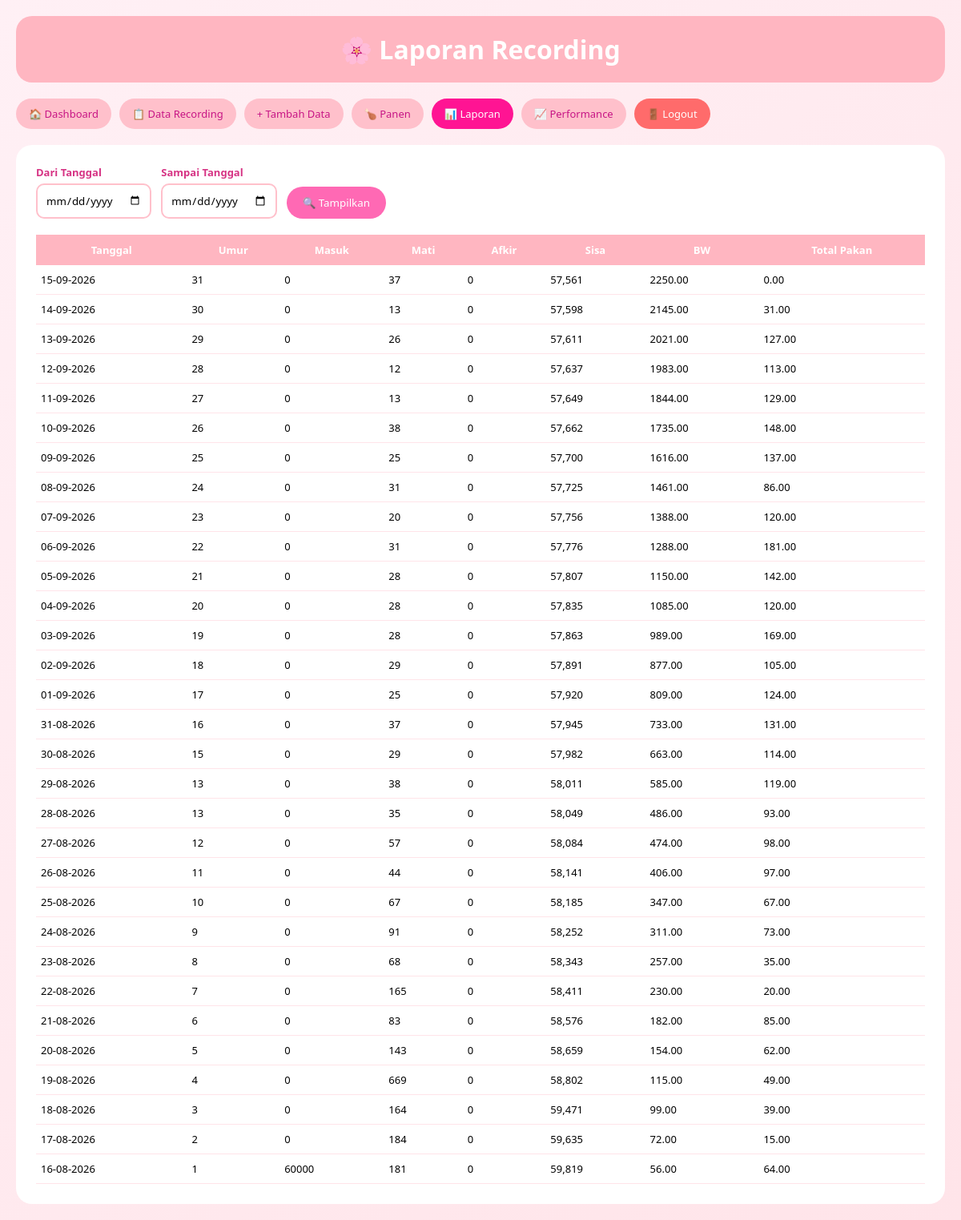
/recording-ayam/laporan.php (signed in), run on the app's committed database.
### tables this page shows
CREATE TABLE `recording` (
  `id` int(11) NOT NULL,
  `tanggal` date NOT NULL,
  `umur` int(11) DEFAULT 0,
  `ayam_masuk` int(11) DEFAULT 0,
  `mati` int(11) DEFAULT 0,
  `afkir` int(11) DEFAULT 0,
  `sisa_ayam` int(11) DEFAULT 0,
  `body_weight` decimal(10,2) DEFAULT 0.00,
  `masuk_sb10` decimal(10,2) DEFAULT 0.00,
  `masuk_sb11` decimal(10,2) DEFAULT 0.00,
  `masuk_sb12` decimal(10,2) DEFAULT 0.00,
  `pakan_sb10` decimal(10,2) DEFAULT 0.00,
  `pakan_sb11` decimal(10,2) DEFAULT 0.00,
  `pakan_sb12` decimal(10,2) DEFAULT 0.00,
  `total_pakan` decimal(10,2) DEFAULT 0.00,
  `keterangan` text DEFAULT NULL,
  `created_at` timestamp NOT NULL DEFAULT current_timestamp()
);

### recording-ayam/laporan.php (the view, shortened to what this page needs)
<?php
include 'koneksi.php';
$dari = $_GET['dari'] ?? '';
$sampai = $_GET['sampai'] ?? '';
$sql = "SELECT * FROM recording WHERE 1=1";
$sql .= " ORDER BY tanggal DESC";
$query = mysqli_query($koneksi, $sql);
?>
<!DOCTYPE html>
<html lang="id">
<head>
</head>
<body>
    <div class="container">
        <header><h1>🌸 Laporan Recording</h1></header>
        <div class="menu">
            <a href="dashboard.php" class="btn btn-secondary">🏠 Dashboard</a>
            <a href="index.php" class="btn btn-secondary">📋 Data Recording</a>
            <a href="tambah.php" class="btn btn-secondary">+ Tambah Data</a>
            <a href="panen.php" class="btn btn-secondary">🍗 Panen</a>
            <a href="laporan.php" class="btn btn-active">📊 Laporan</a>
            <a href="performance.php" class="btn btn-secondary">📈 Performance</a>
            <a href="logout.php" class="btn btn-logout">🚪 Logout</a>
        </div>
        <div class="card">
            <form method="GET" class="filter">
                <div><label>Dari Tanggal</label><input type="date" name="dari" value="<?= $dari ?>"></div>
                <div><label>Sampai Tanggal</label><input type="date" name="sampai" value="<?= $sampai ?>"></div>
                <button type="submit">🔍 Tampilkan</button>
            </form>
            <table>
                <thead>
                    <tr><th>Tanggal</th><th>Umur</th><th>Masuk</th><th>Mati</th><th>Afkir</th><th>Sisa</th><th>BW</th><th>Total Pakan</th></tr>
                </thead>
                <tbody>
                <?php while ($r = mysqli_fetch_assoc($query)): ?>
                    <tr>
                        <td><?= date('d-m-Y', strtotime($r['tanggal'])) ?></td>
                        <td><?= $r['umur'] ?></td>
                        <td><?= $r['ayam_masuk'] ?></td>
                        <td><?= $r['mati'] ?></td>
                        <td><?= $r['afkir'] ?></td>
                        <td><?= number_format($r['sisa_ayam']) ?></td>
                        <td><?= $r['body_weight'] ?></td>
                        <td><?= $r['total_pakan'] ?></td>
                    </tr>
                <?php endwhile; ?>
                </tbody>
            </table>
        </div>
    </div>
</body>
</html>

### recording-ayam/laporan.php (style rules this page uses)
* { margin:0; padding:0; box-sizing:border-box; font-family:'Segoe UI',sans-serif; }
body { background:linear-gradient(135deg,#fff0f5,#ffe4e9); min-height:100vh; padding:20px; }
.container { max-width:1200px; margin:0 auto; }
header { background:#ffb6c1; color:white; padding:20px; border-radius:20px; text-align:center; margin-bottom:20px; }
.menu { display:flex; gap:10px; margin-bottom:20px; flex-wrap:wrap; }
.btn { background:#ff69b4; color:white; padding:10px 16px; border-radius:30px; text-decoration:none; font-size:13px; }
.btn-secondary { background:#ffc0cb; color:#c71585; }
.btn-active { background:#ff1493; }
.btn-logout { background:#ff6b6b; }
.card { background:white; border-radius:20px; padding:25px; }
.filter { display:flex; gap:12px; margin-bottom:20px; flex-wrap:wrap; align-items:end; }
label { display:block; margin-bottom:5px; color:#d63384; font-size:13px; font-weight:600; }
input { padding:10px; border:2px solid #ffc0cb; border-radius:10px; }
button { padding:11px 20px; border:none; border-radius:30px; background:#ff69b4; color:white; cursor:pointer; }
table { width:100%; border-collapse:collapse; font-size:13px; }
th { background:#ffb6c1; color:white; padding:10px 6px; }
td { padding:9px 6px; border-bottom:1px solid #ffe4e9; }

### data on the page
recording: tanggal "15-09-2026", umur "31", ayam_masuk "0", mati "37", afkir "0", sisa_ayam "57,561", body_weight "2250.00", total_pakan "0.00"
recording: tanggal "14-09-2026", umur "30", ayam_masuk "0", mati "13", afkir "0", sisa_ayam "57,598", body_weight "2145.00", total_pakan "31.00"
recording: tanggal "13-09-2026", umur "29", ayam_masuk "0", mati "26", afkir "0", sisa_ayam "57,611", body_weight "2021.00", total_pakan "127.00"
recording: tanggal "12-09-2026", umur "28", ayam_masuk "0", mati "12", afkir "0", sisa_ayam "57,637", body_weight "1983.00", total_pakan "113.00"
recording: tanggal "11-09-2026", umur "27", ayam_masuk "0", mati "13", afkir "0", sisa_ayam "57,649", body_weight "1844.00", total_pakan "129.00"
recording: tanggal "10-09-2026", umur "26", ayam_masuk "0", mati "38", afkir "0", sisa_ayam "57,662", body_weight "1735.00", total_pakan "148.00"
recording: tanggal "09-09-2026", umur "25", ayam_masuk "0", mati "25", afkir "0", sisa_ayam "57,700", body_weight "1616.00", total_pakan "137.00"
recording: tanggal "08-09-2026", umur "24", ayam_masuk "0", mati "31", afkir "0", sisa_ayam "57,725", body_weight "1461.00", total_pakan "86.00"
recording: tanggal "07-09-2026", umur "23", ayam_masuk "0", mati "20", afkir "0", sisa_ayam "57,756", body_weight "1388.00", total_pakan "120.00"
recording: tanggal "06-09-2026", umur "22", ayam_masuk "0", mati "31", afkir "0", sisa_ayam "57,776", body_weight "1288.00", total_pakan "181.00"
recording: tanggal "05-09-2026", umur "21", ayam_masuk "0", mati "28", afkir "0", sisa_ayam "57,807", body_weight "1150.00", total_pakan "142.00"
recording: tanggal "04-09-2026", umur "20", ayam_masuk "0", mati "28", afkir "0", sisa_ayam "57,835", body_weight "1085.00", total_pakan "120.00"
recording: tanggal "03-09-2026", umur "19", ayam_masuk "0", mati "28", afkir "0", sisa_ayam "57,863", body_weight "989.00", total_pakan "169.00"
recording: tanggal "02-09-2026", umur "18", ayam_masuk "0", mati "29", afkir "0", sisa_ayam "57,891", body_weight "877.00", total_pakan "105.00"
recording: tanggal "01-09-2026", umur "17", ayam_masuk "0", mati "25", afkir "0", sisa_ayam "57,920", body_weight "809.00", total_pakan "124.00"
recording: tanggal "31-08-2026", umur "16", ayam_masuk "0", mati "37", afkir "0", sisa_ayam "57,945", body_weight "733.00", total_pakan "131.00"
recording: tanggal "30-08-2026", umur "15", ayam_masuk "0", mati "29", afkir "0", sisa_ayam "57,982", body_weight "663.00", total_pakan "114.00"
recording: tanggal "29-08-2026", umur "13", ayam_masuk "0", mati "38", afkir "0", sisa_ayam "58,011", body_weight "585.00", total_pakan "119.00"
recording: tanggal "28-08-2026", umur "13", ayam_masuk "0", mati "35", afkir "0", sisa_ayam "58,049", body_weight "486.00", total_pakan "93.00"
recording: tanggal "27-08-2026", umur "12", ayam_masuk "0", mati "57", afkir "0", sisa_ayam "58,084", body_weight "474.00", total_pakan "98.00"
recording: tanggal "26-08-2026", umur "11", ayam_masuk "0", mati "44", afkir "0", sisa_ayam "58,141", body_weight "406.00", total_pakan "97.00"
recording: tanggal "25-08-2026", umur "10", ayam_masuk "0", mati "67", afkir "0", sisa_ayam "58,185", body_weight "347.00", total_pakan "67.00"
recording: tanggal "24-08-2026", umur "9", ayam_masuk "0", mati "91", afkir "0", sisa_ayam "58,252", body_weight "311.00", total_pakan "73.00"
recording: tanggal "23-08-2026", umur "8", ayam_masuk "0", mati "68", afkir "0", sisa_ayam "58,343", body_weight "257.00", total_pakan "35.00"
recording: tanggal "22-08-2026", umur "7", ayam_masuk "0", mati "165", afkir "0", sisa_ayam "58,411", body_weight "230.00", total_pakan "20.00"
recording: tanggal "21-08-2026", umur "6", ayam_masuk "0", mati "83", afkir "0", sisa_ayam "58,576", body_weight "182.00", total_pakan "85.00"
recording: tanggal "20-08-2026", umur "5", ayam_masuk "0", mati "143", afkir "0", sisa_ayam "58,659", body_weight "154.00", total_pakan "62.00"
recording: tanggal "19-08-2026", umur "4", ayam_masuk "0", mati "669", afkir "0", sisa_ayam "58,802", body_weight "115.00", total_pakan "49.00"
recording: tanggal "18-08-2026", umur "3", ayam_masuk "0", mati "164", afkir "0", sisa_ayam "59,471", body_weight "99.00", total_pakan "39.00"
recording: tanggal "17-08-2026", umur "2", ayam_masuk "0", mati "184", afkir "0", sisa_ayam "59,635", body_weight "72.00", total_pakan "15.00"
recording: tanggal "16-08-2026", umur "1", ayam_masuk "60000", mati "181", afkir "0", sisa_ayam "59,819", body_weight "56.00", total_pakan "64.00"
